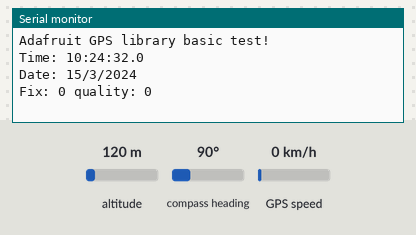
Recording of a sketch running on a simulated Arduino Uno, built with avr-gcc and run on an emulated ATmega328P. Shown: the last lines printed to the serial monitor. The inputs (shaded band) are chosen by the test bench; at power-on: altitude 120 m, compass heading 90°, GPS speed 0 km/h. The GPS gets a fix after 3 s at 37.7749, -122.4194 with 8 satellites.

Above: at 2.2 s.
2.3 s: altitude set to 20 m
At 5.2 s:
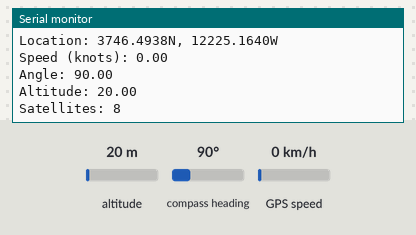
5.5 s: compass heading set to 7°
At 6.8 s:
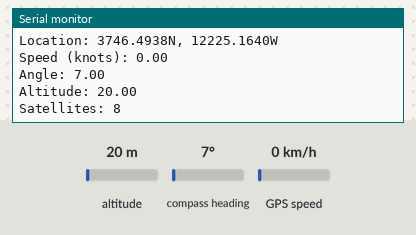
7.0 s: GPS speed set to 2 km/h
Timing chart, 0 to 10.0 s (numbered marks = the images above; inputs shaded):
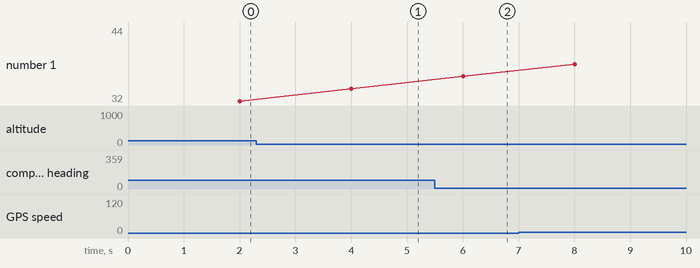

Measured:
- after the input at 2.3 s, the serial monitor: prints a new line after 1.7 s (image 1)
- after the input at 5.5 s, the serial monitor: prints a new line after 0.51 s (image 2)

The sketch:

GPSTestCode.ino
```cpp
/* GPS test code; based on Adafruit GPS test code
This code shows how to listen to the GPS module in an interrupt
which allows the microcontroller to do other tasks in the meantime
just parse when a new NMEA sentence is available! Then access data when desired */

#include <Adafruit_GPS.h>
#include <SoftwareSerial.h>

// If using software serial (sketch example default):
// Connect the GPS TX (transmit) pin to Digital 3
// Connect the GPS RX (receive) pin to Digital 2

// If using hardware serial, connect as you did in Task 1

// If using software serial, keep these lines enabled
// You can change the pin numbers to match your wiring
SoftwareSerial mySerial(3, 2);
Adafruit_GPS GPS(&mySerial);

// If using hardware serial, comment out the above lines and enable this line instead:
// Adafruit_GPS GPS(&Serial1);

// Set GPSECHO to 'false' to turn off echoing the GPS data to the Serial console
// Set to 'true' if you want to debug and listen to the raw GPS sentences.
#define GPSECHO  true

// this keeps track of whether we're using the interrupt
// off by default!
boolean usingInterrupt = false;
void useInterrupt(boolean); // Func prototype keeps Arduino 0023 happy


void setup() {
    // connect at 115200 so we can read the GPS fast enough and echo without dropping chars
    // also spit it out
    Serial.begin(115200);
    Serial.println("Adafruit GPS library basic test!");

    // 9600 NMEA is the default baud rate for Adafruit MTK GPS's- some use 4800
    GPS.begin(9600);

    // uncomment this line to turn on RMC (recommended minimum) and GGA (fix data) including altitude
    GPS.sendCommand(PMTK_SET_NMEA_OUTPUT_RMCGGA);
    // uncomment this line to turn on only the "minimum recommended" data
    //GPS.sendCommand(PMTK_SET_NMEA_OUTPUT_RMCONLY);
    // For parsing data, we don't suggest using anything but either RMC only or RMC+GGA since
    // the parser doesn't care about other sentences at this time

    // Set the update rate
    GPS.sendCommand(PMTK_SET_NMEA_UPDATE_1HZ);   // 1 Hz update rate
    // For the parsing code to work nicely and have time to sort thru the data, and
    // print it out we don't suggest using anything higher than 1 Hz

    // Request updates on antenna status, comment out to keep quiet
    GPS.sendCommand(PGCMD_ANTENNA);

    // the nice thing about this code is you can have a timer0 interrupt go off
    // every 1 millisecond, and read data from the GPS for you. that makes the
    // loop code a heck of a lot easier!
    useInterrupt(true);

    delay(1000);
    // Ask for firmware version
    mySerial.println(PMTK_Q_RELEASE);
}


// Interrupt is called once a millisecond, looks for any new GPS data, and stores it
SIGNAL(TIMER0_COMPA_vect) {
    char c = GPS.read();
    // if you want to debug, this is a good time to do it!
#ifdef UDR0
    if (GPSECHO && c) {
        UDR0 = c;
    }
    // writing direct to UDR0 is much much faster than Serial.print
    // but only one character can be written at a time.
#endif
}

void useInterrupt(bool v) {
    if (v) {
        // Timer0 is already used for millis() - we'll just interrupt somewhere
        // in the middle and call the "Compare A" function above
        OCR0A = 0xAF;
        TIMSK0 |= _BV(OCIE0A);
        usingInterrupt = true;
    } else {
        // do not call the interrupt function COMPA anymore
        TIMSK0 &= ~_BV(OCIE0A);
        usingInterrupt = false;
    }
}

uint32_t timer = millis();

void loop() {
    // in case you are not using the interrupt above, you'll
    // need to 'hand query' the GPS, not suggested :(
    if (!usingInterrupt) {
        // read data from the GPS in the 'main loop'
        char c = GPS.read();
        // if you want to debug, this is a good time to do it!
        if (GPSECHO && c) {
            Serial.print(c);
        }
    }

    // if a sentence is received, we can check the checksum, parse it...
    if (GPS.newNMEAreceived()) {
        // a tricky thing here is if we print the NMEA sentence, or data
        // we end up not listening and catching other sentences!
        // so be very wary if using OUTPUT_ALLDATA and trytng to print out data
        // Serial.println(GPS.lastNMEA());   // this also sets the newNMEAreceived() flag to false

        if (!GPS.parse(GPS.lastNMEA()))   // this also sets the newNMEAreceived() flag to false
        return;  // we can fail to parse a sentence in which case we should just wait for another
    }

    // if millis() or timer wraps around, we'll just reset it
    if (timer > millis()) {
        timer = millis();
    }

    // approximately every 2 seconds or so, print out the current stats
    if (millis() - timer > 2000) {
        timer = millis();  // reset the timer

        Serial.print("\nTime: ");
        Serial.print(GPS.hour, DEC); Serial.print(':');
        Serial.print(GPS.minute, DEC); Serial.print(':');
        Serial.print(GPS.seconds, DEC); Serial.print('.');
        Serial.println(GPS.milliseconds);
        Serial.print("Date: ");
        Serial.print(GPS.day, DEC); Serial.print('/');
        Serial.print(GPS.month, DEC); Serial.print("/20");
        Serial.println(GPS.year, DEC);
        Serial.print("Fix: "); Serial.print((int)GPS.fix);
        Serial.print(" quality: "); Serial.println((int)GPS.fixquality);
        if (GPS.fix) {
            Serial.print("Location: ");
            Serial.print(GPS.latitude, 4); Serial.print(GPS.lat);
            Serial.print(", ");
            Serial.print(GPS.longitude, 4); Serial.println(GPS.lon);
            Serial.print("Speed (knots): "); Serial.println(GPS.speed);
            Serial.print("Angle: "); Serial.println(GPS.angle);
            Serial.print("Altitude: "); Serial.println(GPS.altitude);
            Serial.print("Satellites: "); Serial.println((int)GPS.satellites);
        }
    }
}
```
